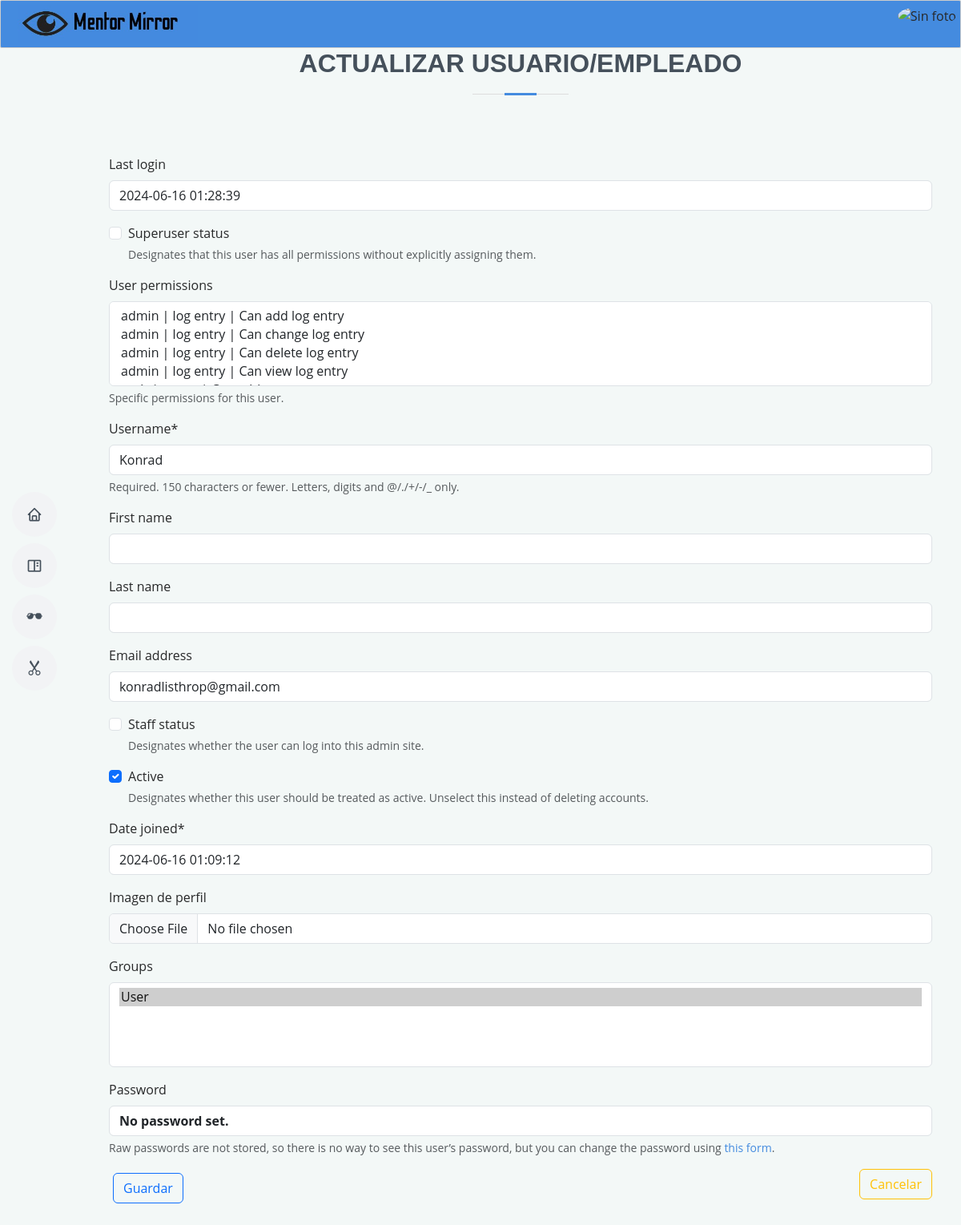
The page /management/users/update/2/ (signed in) on the database its author committed.
### apps/security/models.py (models this page shows, shortened)
class User(AbstractUser):
  profile_picture = models.ImageField(("Imagen de perfil"), upload_to='profile_pics/', null=True, blank=True)
  groups = models.ManyToManyField(
        'auth.Group',
        blank=True,
        related_name='customuser_groups'
    )
  USERNAME_FIELD = "username"
  REQUIRED_FIELDS = ["first_name", "last_name"]
  class Meta:
    verbose_name = ("Usuario")
    verbose_name_plural = ("Usuarios")

### apps/security/views/user_management.py (the view)
# urls.py: path('users/update/<int:pk>/', user_management.UserUpdateView.as_view(), name="user_update" ),
class UserUpdateView(UserGroupMixin, NoPermissionMixin, LoginRequiredMixin, PermissionRequiredMixin, UpdateMixin, UpdateView):
    model = User
    template_name = 'options/new_user.html'
    permission_required = 'security.change_user'
    form_class = UserUpdateForm
    success_url = reverse_lazy('security:user')
    def get_context_data(self, **kwargs):
        context = super().get_context_data()
        context['title'] = 'Actualizar usuario/empleado'
        context['list'] = reverse('security:user')
        return context

### apps/security/forms.py
class UserUpdateForm(UserChangeForm):
    class Meta:
        model = User
        exclude = ('password', 'Password', )

### apps/core/mixins.py (called while the page is built)
    def get_context_data(self, **kwargs):
        context = super().get_context_data(**kwargs)
        all_permissions = self.request.user.get_all_permissions()
        context['permissions'] = list(all_permissions)
        return context

    def get(self, request, *args, **kwargs):
        try:
            return super().get(request, *args, **kwargs)
        except Http404:
            return render(request, 'components/http404.html')

### apps/security/templates/options/new_user.html
{% extends "index/base_form.html" %}

### templates/index/base_form.html (shortened to what this page needs)
{% extends "components/base.html" %}
{% load static %}
{% load crispy_forms_tags %}
{% block content %}
<div class="container">
    <div class="section-title">
        <h2>{{title}}</h2>
</div>
        <form method="POST" enctype="multipart/form-data" class="m-4">
            {{form|crispy}}
            {% block button %}
            <button class="btn btn-outline-primary" type="submit">Guardar</button>
            <a class="btn btn-outline-warning ms-2 float-end " href='{{list}}'>Cancelar</a>
            {% endblock button %}
        </form>
    </div>
{% endblock content %}

### static/assets/css/style.css (style rules this page uses)
body { font-family: "Open Sans", sans-serif; color: #272829; }
a { color: #448BDF; text-decoration: none; }
h1, h2, h3, h4, h5, h6 { font-family: "Raleway", sans-serif; }
.section-title { text-align: center; padding-bottom: 30px; }
.section-title h2 { font-size: 32px; font-weight: bold; text-transform: uppercase; margin-bottom: 20px; padding-bottom: 20px; position: relative; color: #45505b; }
.section-title h2::before { content: ""; position: absolute; display: block; width: 120px; height: 1px; background: #ddd; bottom: 1px; left: calc(50% - 60px); }
.section-title h2::after { content: ""; position: absolute; display: block; width: 40px; height: 3px; background: #448BDF; bottom: 0; left: calc(50% - 20px); }
button { background-color: #448BDF ; color: white; padding: 12px 20px; border: none; border-radius: 4px; cursor: pointer; transition: 0.3s; margin: 5px; }

### rows shown on the page
User: last_login "2024-06-16 01:28:39", username "Konrad", email "konradlisthrop@gmail.com", is_active "☑", date_joined "2024-06-16 01:09:12"

### other values the page prints
{{ title }} "ACTUALIZAR USUARIO/EMPLEADO"
